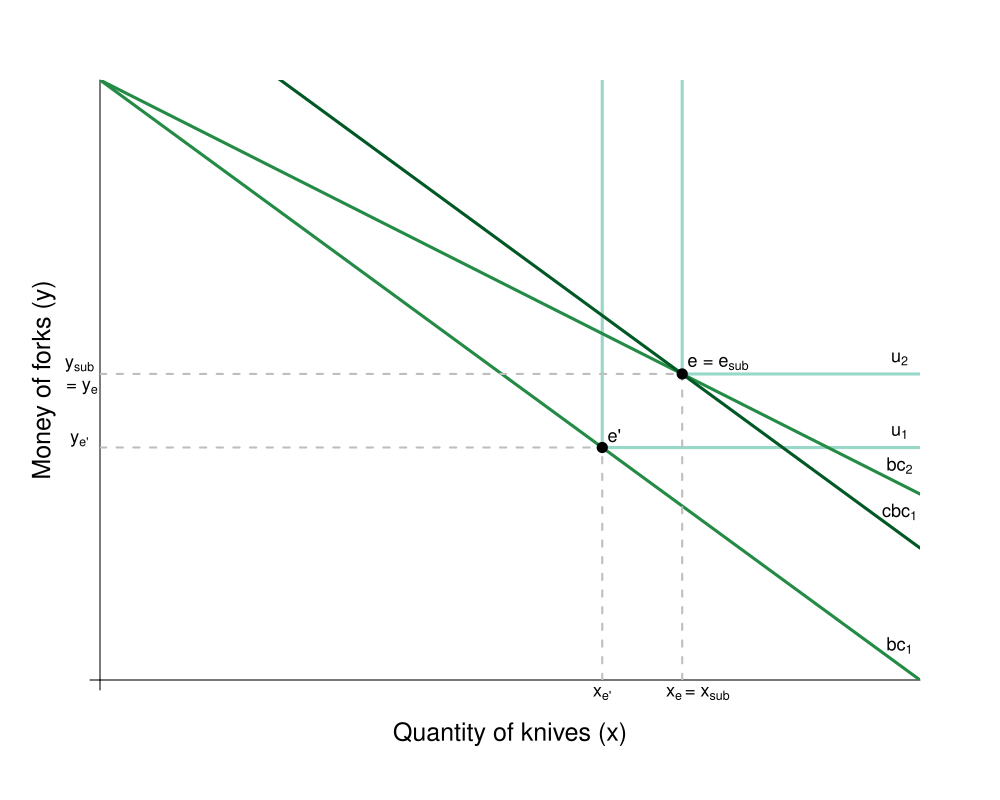

The script that saved this image:
#Graph Designer: Simon Halliday
#Authors: Bowles, Foley and Halliday
#Title: Coordination, Conflict and Competition: A Text in Microeconomics

library(shape)
require(shape)
pdf(file = "/Users/rileyboeth/Library/Mobile Documents/com~apple~CloudDocs/bfh textbook - backup/indmarketdemand/figure7_20.pdf", width = 10, height = 8)

#Set parameters for graphics
axislabelsize <- 1.5
labelsize <- 1.1
graphlinewidth <- 3
segmentlinewidth <- 2

COL <- c("#7fc97f", "#beaed4", "#fdc086", "#ffff99", "#386cb0", "#f0027f", "#bf5b17", "#666666")
COLA <- c("#e0f3db", "#99d8c9","#66c2a4","#41ae76", "#238b45", "#005824")
COLB <- c("#4eb3d3", "#2b8cbe", "#0868ac","#084081")

#Edited the margins to cater for the larger LHS labels
par(mar =  c(6, 5, 4, 4))

#Original budget constraint and pivoted budget constraint

bc1 <- function(x,y) {
  40 - .5*x
}

bc2 <- function(x, y) {
  40 - .345*x
}


#Compensated budget constraint parallel to bc1

cbc1 <- function(x, y) {
  48.8 - .5*x
}

#Add limits on axes and levels of utility for each indifference curve
ylims <- c(0, 40)
xlims <- c(0, 80)

npts <- 501 
x <- seq(xlims[1], xlims[2], length.out = npts)
y <- seq(ylims[1], ylims[2], length.out = npts) 

plot(0, 0, xlim = xlims, ylim = ylims, type = "n",
     xlab = expression(paste("")),
     ylab = expression(paste("")), 
     xaxt = "n", 
     yaxt = "n", 
     cex.lab = axislabelsize, 
     bty = "n", 
     xaxs="i", 
     yaxs="i"
)

#x and y limits with plain axes without ticks/numbers to match previous graph

ticksx <- seq(from = 0, to = xlims[2]+1, by = 81)
xlabels <- seq(from = 0, to = xlims[2], by = 1)
ticksy <- seq(from = 0, to = ylims[2]+1, by = 41)
ylabels <- seq(from = 0, to = ylims[2], by = 10)

axis(1,at = ticksx,  pos = 0, labels = FALSE)
axis(2,at = ticksy,  pos = 0, labels = FALSE, las = 1)

npts <- 500 
xx1 <- seq(xlims[1], xlims[2], length.out = npts)
xx2 <- seq(0, xlims[2], length.out = npts)
xx3 <- seq(xlims[1], 0, length.out = npts)
xx4 <- seq(-11, 0, length.out = npts)

#contour(x, y,
 #       drawlabels = FALSE,
  #      col = COLB[3],
   #     lwd = graphlinewidth,
    #    levels = a, 
     #   xaxs="i", 
      #  yaxs="i", 
       # add = TRUE)

#Utility functions 

segments(56.8, bc2(56.8), 56.8, ylims[2], lty = 1, col = COLA[2] , lwd = graphlinewidth)
segments(56.8, bc2(56.8), xlims[2], bc2(56.8), lty = 1, col = COLA[2] , lwd = graphlinewidth)

segments(49, bc1(49), 49, ylims[2], lty = 1, col = COLA[2] , lwd = graphlinewidth)
segments(49, bc1(49), xlims[2], bc1(49), lty = 1, col = COLA[2] , lwd = graphlinewidth)


#Axis labels
mtext(expression(paste("Quantity of knives (x)")), side = 1, line = 2.5, cex = axislabelsize)
text(-5.5, 0.5*ylims[2], expression(paste("Money of forks (y)")), xpd = TRUE, cex = axislabelsize, srt = 90) 

lines(xx1, bc1(xx1, y), col = COLA[5], lwd = graphlinewidth)
lines(xx1, bc2(xx1, y), col = COLA[5], lwd = graphlinewidth)
lines(xx1, cbc1(xx1, y), col = COLA[6], lwd = graphlinewidth)


#Label curves

text(78, bc1(49)+1, expression("u"[1]), cex = labelsize)
text(78, bc2(56.8)+1, expression("u"[2]), cex = labelsize)
text(78, bc1(78)+1.3, expression("bc"[1]), cex = labelsize)
text(78, bc2(78)+1.2, expression("bc"[2]), cex = labelsize)
text(78, cbc1(78)+1.4, expression("cbc"[1]), cex = labelsize)

#Label points e-sub, e, e'

text(60.8, bc2(56.8)+.7, expression(paste(" = e"[sub])), cex = labelsize)

text(57.8, bc2(56.8)+.8, expression(paste("e")), cex = labelsize)
segments(56.8, 0, 56.8, bc2(x = 56.8), lty = 2, col = "gray", lwd = segmentlinewidth)
segments(0, bc2(x = 56.8), 56, bc2(x = 56.8), lty = 2, col = "gray", lwd = segmentlinewidth)
points(56.8, bc2(x = 56.8), pch = 16, col = "black", cex = 1.5)

text(50.2, bc1(49)+.8, expression(paste("e'")), cex = labelsize)
segments(49, 0, 49, bc1(49), lty = 2, col = "gray", lwd = segmentlinewidth)
segments(0, bc1(49), 49, bc1(49), lty = 2, col = "gray", lwd = segmentlinewidth)
points(49, bc1(49), pch = 16, col = "black", cex = 1.5)

#Label y-sub,x-sub,etc. on axes

text(59, -.9, expression(paste(" = x"[sub])), xpd = TRUE, cex = labelsize)
text(49, -.9, expression(paste("x"["e'"])),  xpd = TRUE,  cex = labelsize)
text(56, -.9, expression(paste("x"[e])),  xpd = TRUE, cex = labelsize)

text(-2, bc1(39)+.5, expression(paste("y"[sub])), xpd = TRUE, cex = labelsize)
text(-2, bc1(39)-1, expression(paste(" = y"[e])),  xpd = TRUE, cex = labelsize)
text(-2, bc1(49)+.5, expression(paste("y"["e'"])),  xpd = TRUE,  cex = labelsize)


dev.off()
